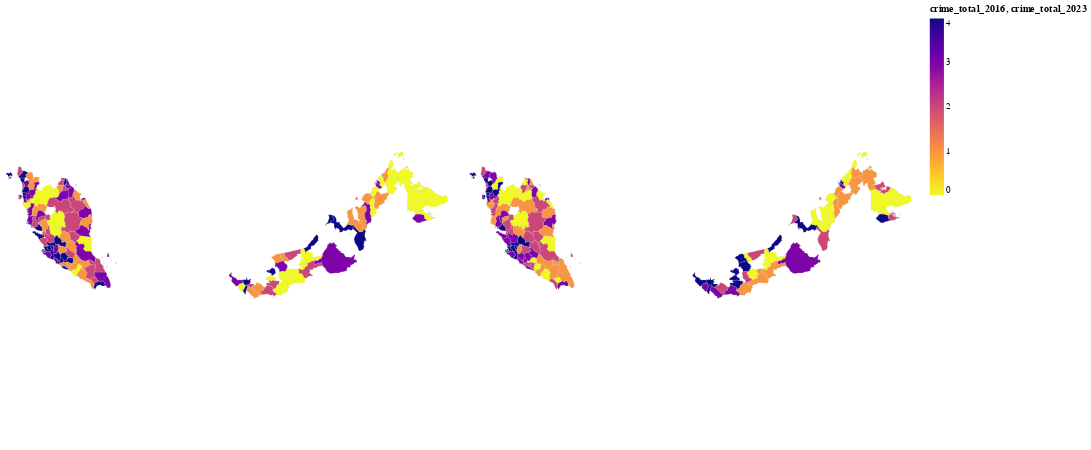

The code cell stored with this chart in its notebook:
### Markdown cell above
## D. Explore Geographical Distribution

### Code cell
# Merge with geographical data.
TotalCrimeQ_geo = pd.merge(district_boundaries, TotalCrimeQ, on='district')

cTotal16 = alt.Chart(TotalCrimeQ_geo).mark_geoshape(strokeWidth=1,stroke='lightgray',strokeOpacity=0.2
).encode(
    color=alt.Color('crime_total_2016:Q', scale=alt.Scale(scheme='plasma',domain=([0, 4]))),
    tooltip=['district:N','crime_total_2016:Q']
).properties(
    width=500,
    height=500
)

cTotal23 = alt.Chart(TotalCrimeQ_geo).mark_geoshape(strokeWidth=1,stroke='lightgray',strokeOpacity=0.2
).encode(
    color=alt.Color('crime_total_2023:Q', scale=alt.Scale(scheme='plasma',domain=([0, 4]), reverse=True)),
    tooltip=['district:N','crime_total_2023:Q']
).properties(
    width=500,
    height=500
)

alt.hconcat(cTotal16, cTotal23)

### Figure 1 — Vega-Lite specification as saved in the notebook (floating-point values rounded to 4 significant figures; data arrays with more than 128 entries replaced by an {"elided": "..."} marker saying what was removed)
{"config": {"view": {"continuousWidth": 300, "continuousHeight": 300}}, "hconcat": [{"mark": {"type": "geoshape", "stroke": "lightgray", "strokeOpacity": 0.2, "strokeWidth": 1}, "encoding": {"color": {"field": "crime_total_2016", "scale": {"domain": [0, 4], "scheme": "plasma"}, "type": "quantitative"}, "tooltip": [{"field": "district", "type": "nominal"}, {"field": "crime_total_2016", "type": "quantitative"}]}, "height": 500, "width": 500}, {"mark": {"type": "geoshape", "stroke": "lightgray", "strokeOpacity": 0.2, "strokeWidth": 1}, "encoding": {"color": {"field": "crime_total_2023", "scale": {"domain": [0, 4], "reverse": true, "scheme": "plasma"}, "type": "quantitative"}, "tooltip": [{"field": "district", "type": "nominal"}, {"field": "crime_total_2023", "type": "quantitative"}]}, "height": 500, "width": 500}], "data": {"name": "data-704d41578d1c9d24ed45537a32220888"}, "$schema": "https://vega.github.io/schema/vega-lite/v5.8.0.json", "datasets": {"data-704d41578d1c9d24ed45537a32220888": {"elided": "133 records"}}}
